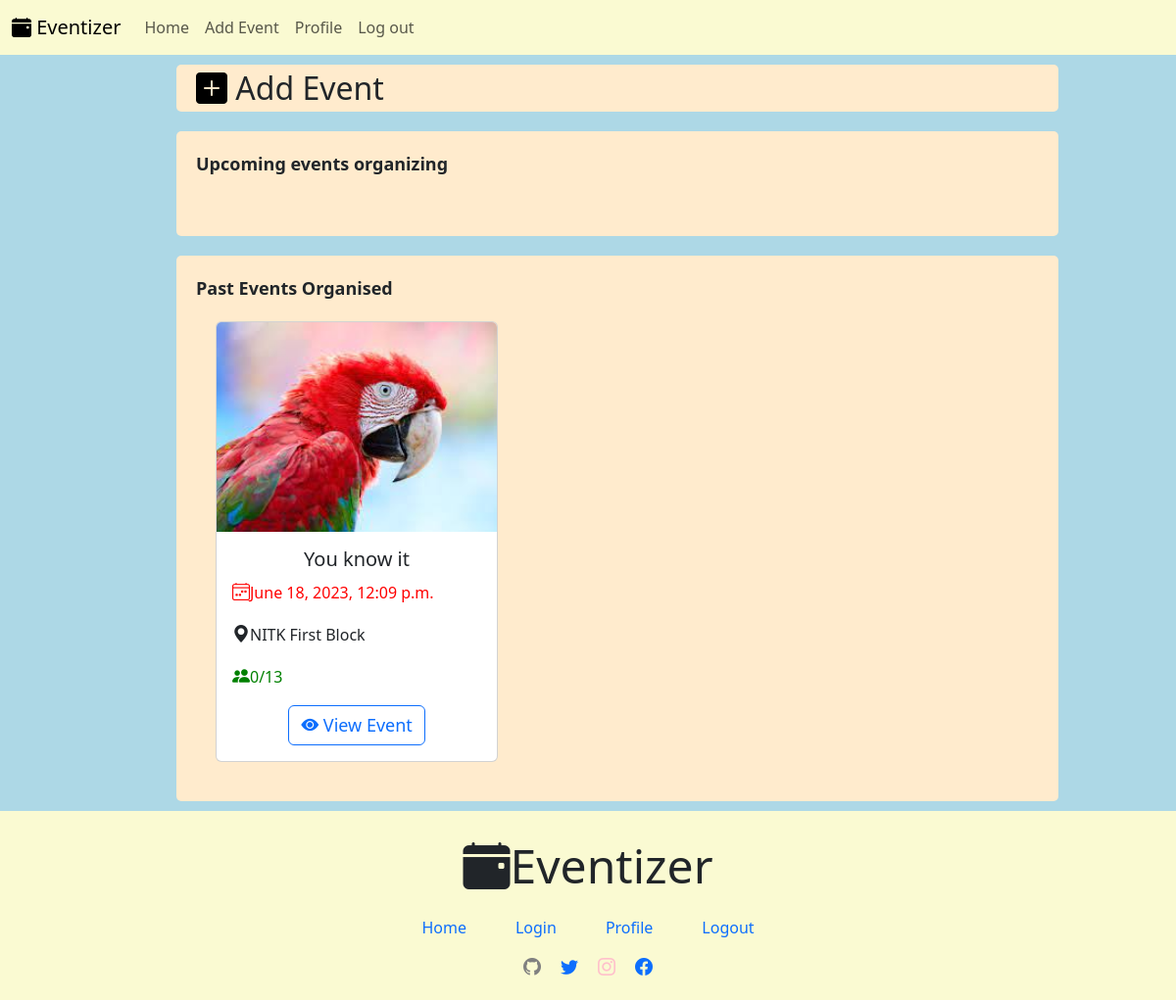
Page /organiser_main/1/ on the earlier database version.
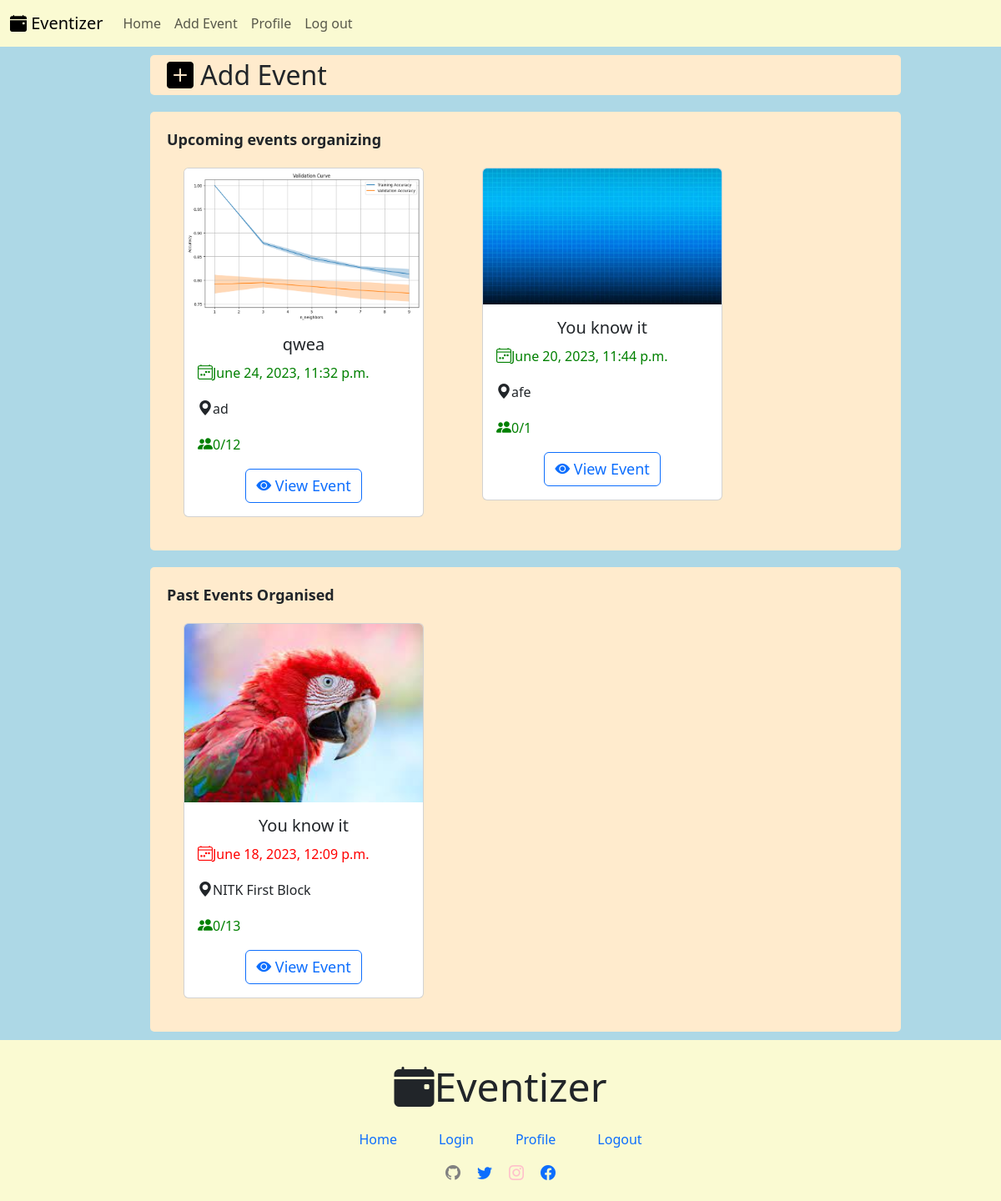
Same page on the later database version.
### Organiser_Main/models.py (models this page shows, shortened)
class Organiser_events(models.Model):
    organizer = models.ForeignKey(Organiser, on_delete=models.CASCADE,default=1)
    event_name = models.CharField(max_length=100)
    event_description = models.CharField(max_length=500)
    event_date = models.DateTimeField()
    event_location = models.CharField(max_length=50)
    event_picture = models.ImageField(upload_to='event_images/')
    event_max_participants = models.IntegerField()
    event_present_participants = models.IntegerField(default=0)
    participants = models.ManyToManyField(Participant, blank=True)

### Organiser_Main/views.py (the view)
# urls.py: path('organiser_main/<int:organizer>/', organiser_main, name='organiser_main'),
def organiser_main(request, organizer):
    future_events = Organiser_events.objects.filter(organizer=organizer, event_date__gte=timezone.now())
    past_events = Organiser_events.objects.filter(organizer=organizer, event_date__lt=timezone.now())
    context = {
        'organizer': organizer,
        'events': future_events,
        'past_events':past_events,
    }
    return render(request, 'org_index.html', context)

### Organiser_Main/templates/org_index.html (shortened to what this page needs)
{% load static %}
<!DOCTYPE html>
<html lang="en">
<head>
    <link href="https://cdn.jsdelivr.net/npm/bootstrap@5.3.0/dist/css/bootstrap.min.css" rel="stylesheet">
    <link rel="stylesheet" href="https://cdn.jsdelivr.net/npm/bootstrap-icons@1.10.5/font/bootstrap-icons.css">
</head>
<body>
    <nav class="navbar navbar-expand-lg custom-navbar" id="nav_bar">
        <div class="container-fluid">
          <a class="navbar-brand" href="#"><i class="bi bi-calendar-event-fill"></i> Eventizer</a>
          <div class="collapse navbar-collapse" id="navbarNav">
            <ul class="navbar-nav">
              <li class="nav-item">
                <a class="nav-link " aria-current="page" href="/organiser_main/{{ organiser }}/">Home</a>
              </li>
              <li class="nav-item">
                <a class="nav-link" href="{% url 'new_event' organizer %}">Add Event</a>
              </li>
              <li class="nav-item">
                <a class="nav-link" href="{% url 'organiser_profile' organizer %}">Profile</a>
              </li>
              <li class="nav-item">
                <a class="nav-link" href="/logout">Log out</a>
              </li>
            </ul>
          </div>
        </div>
      </nav>
      <div id="Organiser_main">
        <div id="middle">
            <div id="new_event_button"><a href="{% url 'new_event' organizer %}" style="color:black"><i class="bi bi-plus-square-fill"></i></a> Add Event</div>
            <div id="future_events">
                <div id="head_title">Upcoming events organizing</div>
                    <div id="showing_events">
                        {% for event in events %}
                        <div class="card" style="width: 18rem;height: fit-content;">
                          <img src="{{ event.event_picture.url }}" class="card-img-top" alt="..." height="fit-content">
                          <div class="card-body">
                            <h5 class="card-title" style="text-align: center;">{{event.event_name}}</h5>
                            <p class="card-text green"><i class="bi bi-calendar4-week" id="font-icon"></i>{{event.event_date}}</p>
                            <p class="card-text"><i class="bi bi-geo-alt-fill" id="font-icon"></i>{{event.event_location}}</p>
                            {% if event.event_present_participants < event.event_max_participants %}
                            <p class="card-text green">
                            {% else %}
                            <p class="card-text red">
                            {% endif %}
                            <i class="bi bi-people-fill" id="font-icon"></i>{{ event.event_present_participants }}/{{ event.event_max_participants }}</p>
                            <center><a href="{% url 'organiser_event_view' organiser=organizer organiser_event=event.id %}" class="btn btn-outline-primary" id="font-icon"><i class="bi bi-eye-fill"></i> View Event</a></center>
                          </div>
                        </div>
                        {% endfor %}
                      </div>
                    </div>
                    <div id="past_events">
                        <div id="head_title">Past Events Organised</div>
                        <div id="showing_events">
                          {% for event in past_events %}
                          <div class="card" style="width: 18rem;height: fit-content;">
                            <img src="{{ event.event_picture.url }}" class="card-img-top" alt="..." height="fit-content">
                            <div class="card-body">
                              <h5 class="card-title" style="text-align: center;">{{event.event_name}}</h5>
                              <p class="card-text red"><i class="bi bi-calendar4-week" id="font-icon"></i>{{event.event_date}}</p>
                              <p class="card-text"><i class="bi bi-geo-alt-fill" id="font-icon"></i>{{event.event_location}}</p>
                              {% if event.event_present_participants < event.event_max_participants %}
                            <p class="card-text green">
                            {% else %}
                            <p class="card-text red">
                            {% endif %}
                            <i class="bi bi-people-fill" id="font-icon"></i>{{ event.event_present_participants }}/{{ event.event_max_participants }}</p>
                              <center><a href="{% url 'organiser_event_view' organiser=organizer organiser_event=event.id %}" class="btn btn-outline-primary" id="font-icon"><i class="bi bi-eye-fill"></i> View Event</a></center>
                            </div>
                          </div>
                          {% endfor %}
                        </div>
                            </div>
            </div>
        </div>
    <div id="footer">
        <div id="name_footer"><i class="bi bi-calendar-event-fill"></i>Eventizer</div>
        <div id="links_footer">
            <a href="/organiser_main/{{ organiser }}/">Home</a>
            <a href="/logout">Login</a>
            <a href="#">Profile</a>
            <a href="/logout">Logout</a>
        </div>
        <div id="media_footer">
          <div><a href=""><i class="bi bi-github" style="color:grey"></i></a></div>
          <div><a href=""><i class="bi bi-twitter"></i></a></div>
          <div><a href=""><i class="bi bi-instagram" style="color:pink"></i></a></div>
          <div><a href=""><i class="bi bi-facebook"></i></a></div>
      </div>
    </div>
</body>
</html>

### Organiser_Main/templates/org_index.html (style rules this page uses)
body { background-color: lightblue; }
#nav_bar { background-color:lightgoldenrodyellow; }
#Organiser_main { display: flex; flex-direction: row; margin: 10px 0px 10px 0px; }
#middle { display: flex; flex-direction: column; height: 100%; flex: 0 0 75%; width:75%; row-gap: 20px; }
#new_event_button { font-size: 200%; background-color: blanchedalmond; border-radius: 5px; padding-left: 20px; }
#past_events { display: flex; flex-direction: column; column-gap: 5px; background-color: blanchedalmond; padding: 20px; border-radius: 5px; }
#future_events { display: flex; flex-direction: column; column-gap: 5px; background-color: blanchedalmond; padding: 20px; border-radius: 5px; }
#head_title { font-size: large; font-weight: bold; }
#showing_events { margin:20px; display: flex; flex-direction: row; flex-wrap: wrap; column-gap: 70px; row-gap:20px; }
.green { color:green; }
.red { color:red; }
#footer { padding: 20px; background-color:lightgoldenrodyellow; display: flex; flex-direction: column; align-items: center; font-size: 300%; row-gap: 15px; }
#links_footer { display: flex; flex-direction: row; column-gap: 50px; font-size: medium; }
#links_footer a { text-decoration: none; }
#media_footer { display: flex; flex-direction: row; column-gap: 20px; font-size: large; }
#font-icon { font-size: large; }
.card { transition: box-shadow 0.3s ease-in-out; }

Differences in the rows shown:
added Organiser_events: event_picture (picture), event_name "qwea", event_date "June 24, 2023, 11:32 p.m.", event_location "ad", event_present_participants "0", event_max_participants "12"
added Organiser_events: event_picture (picture), event_name "You know it", event_date "June 20, 2023, 11:44 p.m.", event_location "afe", event_present_participants "0", event_max_participants "1"
